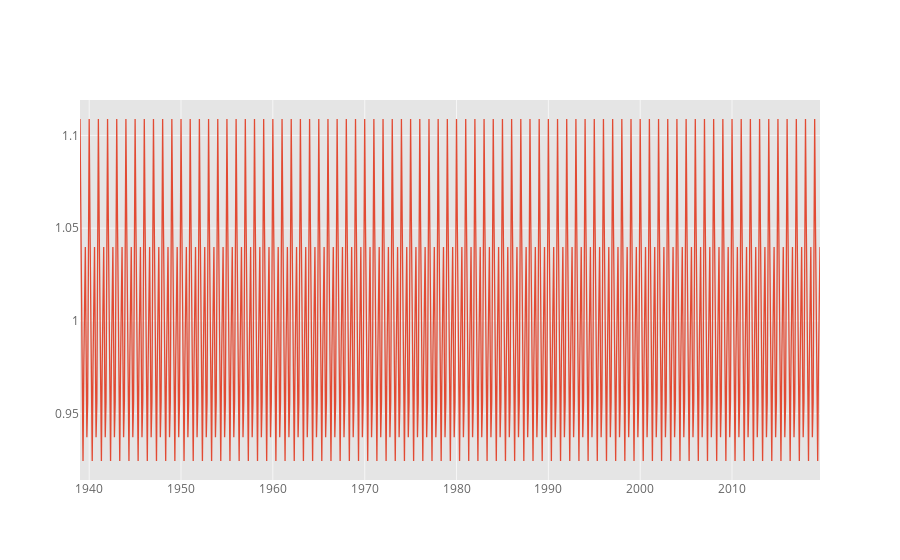

Notebook code cell kept with this figure:
### Code cell
result.seasonal.iplot()

### Figure 1 — Plotly figure (JSON) as saved in the notebook; plotly's stock layout.template omitted (floating-point values rounded to 4 significant figures; data arrays with more than 128 entries replaced by an {"elided": "..."} marker saying what was removed)
{"data": [{"line": {"color": "rgba(226, 74, 51, 1.0)", "dash": "solid", "shape": "linear", "width": 1.3}, "mode": "lines", "name": "produccion de energia", "text": "", "type": "scatter", "uid": "6412575e-2a4f-43c6-9718-852951cfa53e", "x": {"elided": "968 str values"}, "y": {"elided": "968 float values"}}], "layout": {"legend": {"bgcolor": "#FFFFFF", "font": {"color": "#666666"}}, "paper_bgcolor": "#FFFFFF", "plot_bgcolor": "#E5E5E5", "title": {"font": {"color": "#151516"}}, "xaxis": {"gridcolor": "#F6F6F6", "showgrid": true, "tickfont": {"color": "#666666"}, "title": {"font": {"color": "#666666"}, "text": ""}, "zerolinecolor": "#F6F6F6"}, "yaxis": {"gridcolor": "#F6F6F6", "showgrid": true, "tickfont": {"color": "#666666"}, "title": {"font": {"color": "#666666"}, "text": ""}, "zerolinecolor": "#F6F6F6"}}}
